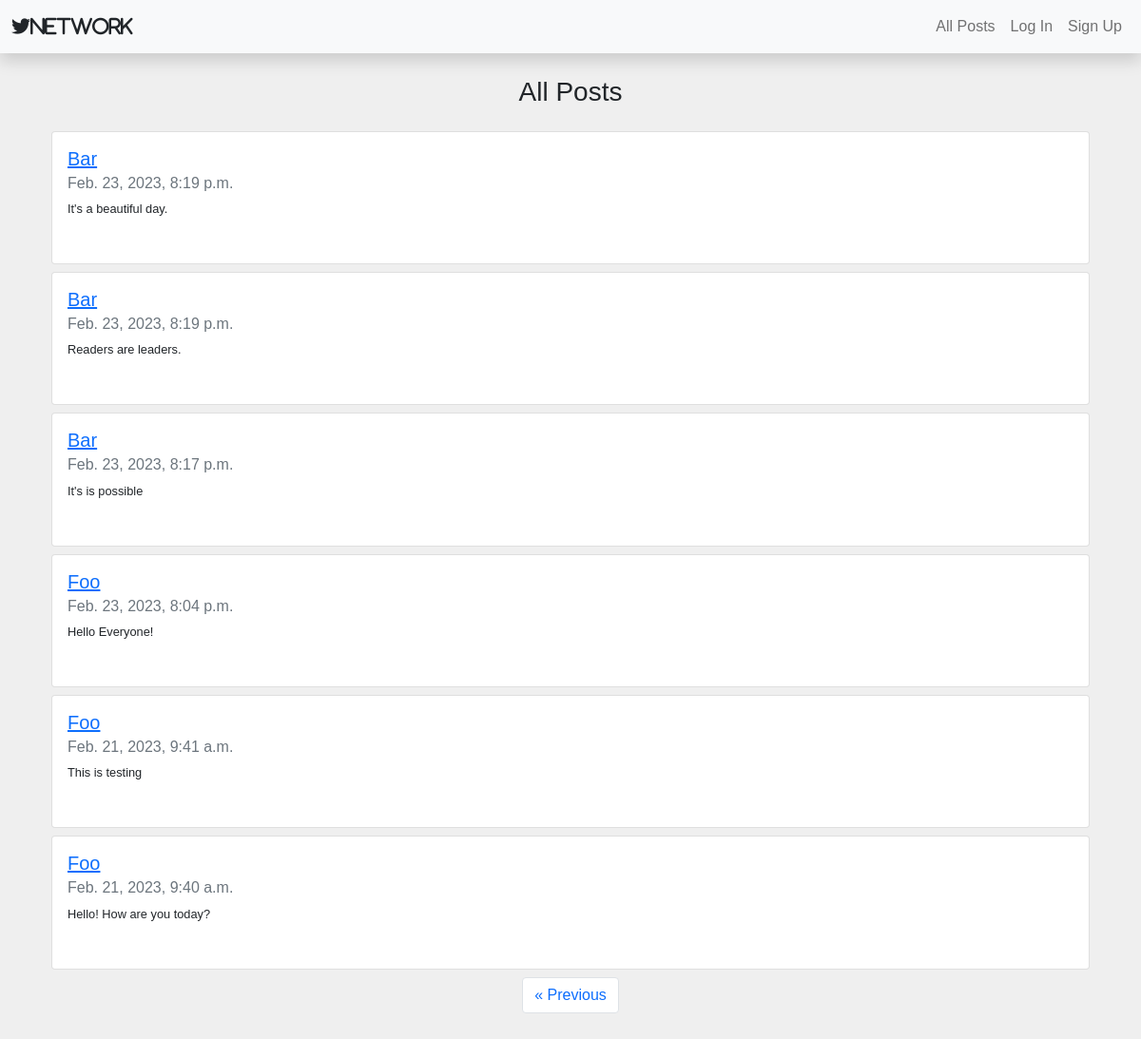
The app's page /?page=3, older data.
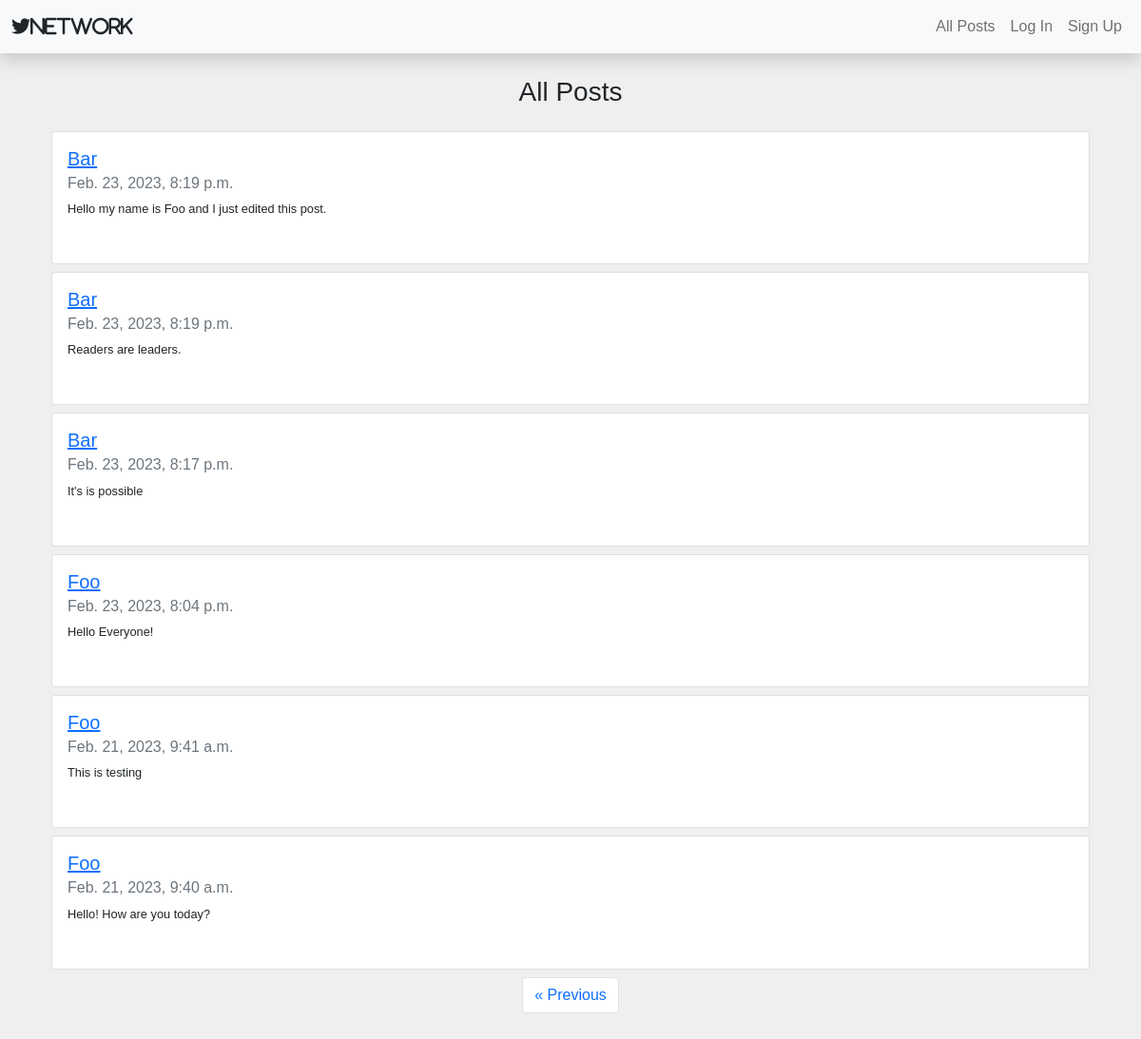
The same page, newer data.
### network/models.py (models this page shows, shortened)
class Post(models.Model):
    poster = models.ForeignKey(User, on_delete=models.CASCADE, related_name="userPoster")
    post = models.CharField(max_length=100)
    date = models.DateTimeField(auto_now_add=True)
    likers = models.ManyToManyField(User, related_name="postliked")

class User(AbstractUser):
    pass

### network/views.py (the view)
# urls.py: path("", views.index, name="index"),
def index(request):
    all_posts = Post.objects.all().order_by("-date")
    paginator = Paginator(all_posts, 10)
    page_num = request.GET.get("page")
    page_posts = paginator.get_page(page_num)
    return render(request, "network/index.html", {
        "page_posts": page_posts,
    })

### network/templates/network/index.html (shortened to what this page needs)
{% extends "network/layout.html" %}
{% load static %}
{% block body %}
    <div class=" text-center my-4" >
        <h3 id="post-name">All Posts</h3>
    </div>
    <div class="container fs-7" id="all-posts">
        {% for post in page_posts %}
            <div class="card mb-2">
                <div class="card-body mb-3">
                    <a href="{% url 'profile' profile_id=post.poster.id %}">
                        <h5 class="card-title">{{ post.poster.username }}</h5>
                    </a>
                    <h6 class="card-subtitle mb-2 text-muted">{{ post.date }}</h6>
                    <p class="card-text" id="post{{ post.id }}">{{ post.post }}</p>
                </div>
            </div>
        {% endfor %}
    </div>
    <nav class="d-flex justify-content-center" aria-label="Page navigation example">
        <ul id="paginator" class="pagination text-center pb-5">
            {% if page_posts.has_previous %}
                <li class="page-item">
                    <a class="page-link" href="?page={{ page_posts.previous_page_number }}" aria-label="Previous">
                        <span aria-hidden="true">&laquo;</span> Previous
                    </a>
                </li>
            {% endif %}
        </ul>
      </nav>
{% endblock %}

Row changes from the older to the newer data that the page shows:
changed Post: post "It's a beautiful day." → "Hello my name is Foo and I just edited this post."
